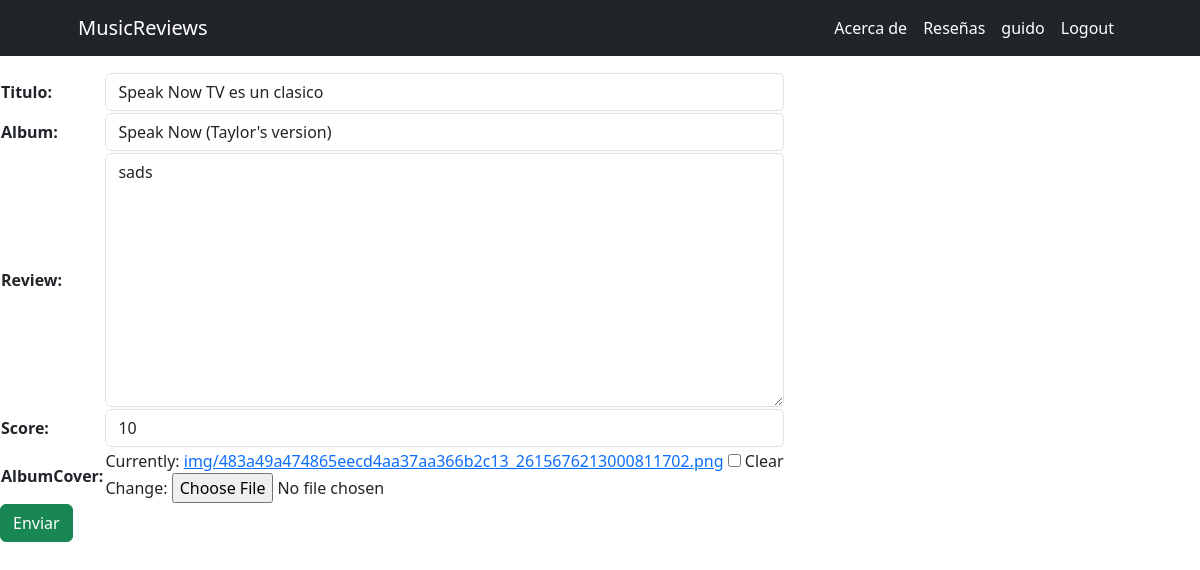
Page /editReview/Speak Now TV es un clasico (signed in) on the committed database.
### blog/models.py (models this page shows)
class review(models.Model):
    scorePick = (
        ('1','1'),
        ('2','2'),
        ('3','3'),
        ('4','4'),
        ('5','5'),
        ('6','6'),
        ('7','7'),
        ('8','8'),
        ('9','9'),
        ('10','10'),
        )
    titulo = models.CharField(max_length=200)
    album = models.CharField(max_length=200)
    review = models.TextField(null=True, blank=True)
    score = models.CharField(max_length=10, choices=scorePick, default='uno')
    fechaPublicacion = models.DateTimeField(auto_now_add=True)
    albumCover =  models.ImageField(null=True, blank=True, upload_to="img/")
    author = models.ForeignKey(
        settings.AUTH_USER_MODEL,
        on_delete=models.CASCADE,
        default=1
    )

### blog/views.py (the view)
# urls.py: path('editReview/<TituloReview>', editReview, name="editReview"),
@login_required
def editReview(request, TituloReview):
    Review = review.objects.get(titulo= TituloReview)
    if request.method == 'POST':
        miForm = FormNewReview(request.POST, request.FILES)
        if miForm.is_valid:
            print(miForm)
            data = miForm.cleaned_data
            Review.titulo = data['titulo']
            Review.album = data['album']
            Review.review = data['review']
            Review.score = data['score']
            Review.albumCover = data['albumCover']
            Review.save()
            reviews = review.objects.all()
            return render(request, "blog/reviewList.html", {"reviews": reviews})
    else:
        miForm = FormNewReview(initial={'titulo': Review.titulo, 'album': Review.album, 'review': Review.review, 'score':Review.score,'albumCover':Review.albumCover})
    return render(request, "blog/editReview.html", {"miForm":miForm})

### blog/forms.py
class FormNewReview(forms.ModelForm):
    class Meta:
        model = review
        fields = ('author','titulo', 'album', 'review','score','albumCover')
        widgets = {
            'author': forms.TextInput(attrs={'class': 'form-control', 'value': '', 'id':'author_id', 'type':'hidden',}),
            'titulo' : forms.TextInput(attrs={'class': 'form-control'}),
            'album' : forms.TextInput(attrs={'class': 'form-control'}),
            'review' : forms.Textarea(attrs={'class': 'form-control'}),
            'score' : forms.Select(attrs={'class': 'form-control'}),
        }

### blog/templates/blog/editReview.html
{% extends 'blog/home.html' %}
{% load static %}
{% block contenido %}
<br>
<br>
<br>
<form action="" method="post" enctype="multipart/form-data"> {% csrf_token %}
    <table>
        {{ miForm.as_table }}
    </table>
    <input class="btn btn-success" type="submit" value="Enviar">
</form>
{% endblock %}

### blog/templates/blog/home.html (shortened to what this page needs)
<!DOCTYPE html>
<html lang="en">
<head>
    {% load static %}
    <link href="{% static 'blog/css/custom.css'%}" rel="stylesheet"/>
    <link href="{% static 'blog/css/bootstrap.min.css'%}" rel="stylesheet"/>
</head>
<body>
    <nav class="navbar navbar-expand-lg  fixed-top bg-dark" id="mainNav">
        <div class="container px-4 px-lg-5">
            <a class="navbar-brand navText" href="{% url 'Home' %}">MusicReviews</a>
            <div class="collapse navbar-collapse" id="navbarResponsive">
                <ul class="navbar-nav ms-auto">
                    <li class="nav-item"><a class="nav-link navText" href="{% url 'About' %}">Acerca de</a></li>
                    <li class="nav-item"><a class="nav-link navText" href="{% url 'ReviewList' %}">Reseñas</a></li>
                    <li class="nav-item"><a class="nav-link navText" href="{% url 'profile' %}">{{user.username}}</a></li>
                    <li class="nav-item"><a class="nav-link navText" href="{% url 'Logout' %}">Logout</a></li>
                </ul>
            </div>
        </div>
    </nav>
    <div class="contenido">
        {% block contenido %}{% endblock %}
    </div>
</body>
</html>

### blog/static/blog/css/custom.css (style rules this page uses)
.navText { color: white !important; }

### rows in the picture
review: titulo "Speak Now TV es un clasico", album "Speak Now (Taylor's version)", review "sads", score "10"

### other values in the picture
{{ user.username }} "guido"
